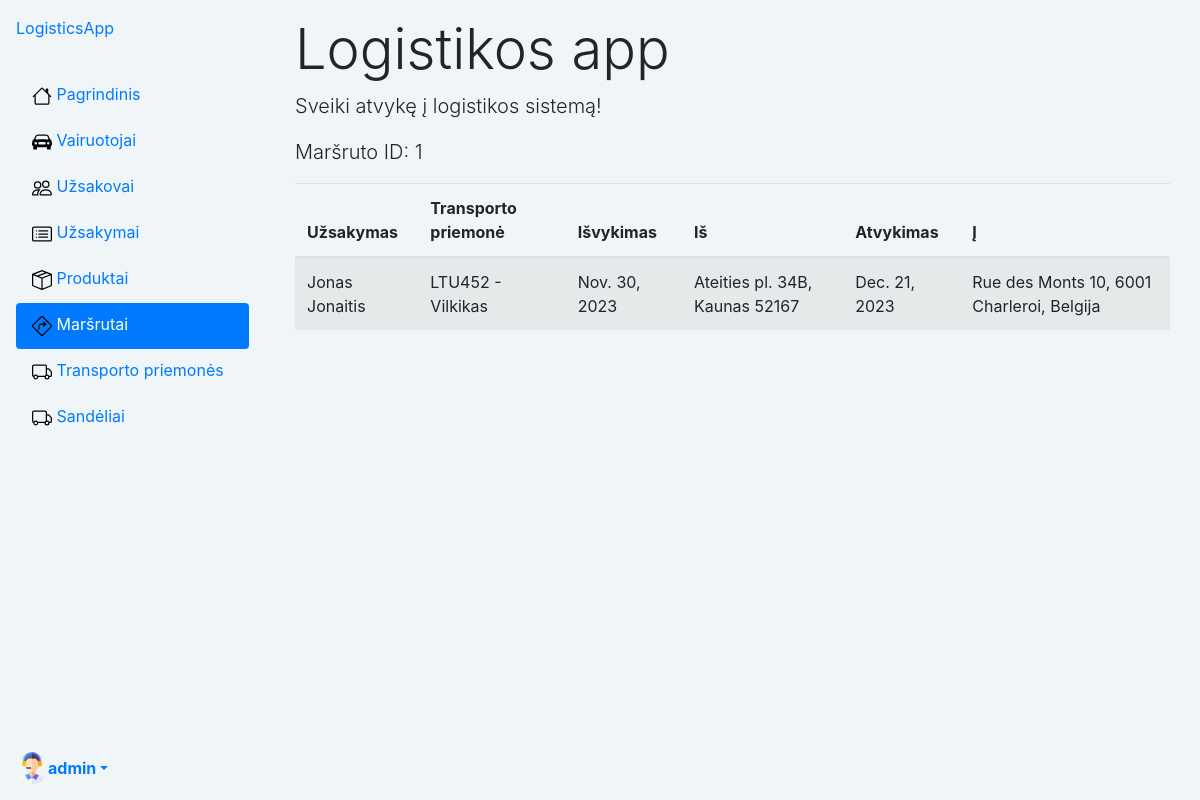
The page /logistics/routes/1/ (signed in) on the database its author committed.
### logistics/models.py (models this page shows, shortened)
class Profile(models.Model):
    user = models.OneToOneField(User, on_delete=models.CASCADE)
    nuotrauka = models.ImageField(default="profile_pics/default.png", upload_to="profile_pics")

class Route(models.Model):
    order = models.ForeignKey('Order', on_delete=models.SET_NULL, null=True)
    vehicle = models.ForeignKey('Vehicle', on_delete=models.SET_NULL, null=True)
    departure = models.DateField(help_text='Įveskite išvykimo datą', null=True, blank=True)
    arrival = models.DateField(help_text='Įveskite atvykimo datą', null=True, blank=True)
    warehouse = models.ForeignKey('Warehouse', on_delete=models.SET_NULL, null=True)

class Order(models.Model):
    customer = models.ForeignKey('Customer', on_delete=models.SET_NULL, null=True)
    order_date = models.DateField('Užsakymo data',  null=True, blank=True)
    order_code = models.CharField(max_length=10, unique=True, editable=False, null=True)
    user = models.ForeignKey(User, on_delete=models.SET_NULL, null=True, blank=True)
    ORDER_STATUS = (
        ('a', 'Administruojama'),
        ('v', 'Vykdomas'),
        ('b', 'Baigtas'),
        ('c', 'Atšauktas'),  # pakeistas 'a' į 'c', kad būtų unikalus
    )
    status = models.CharField(
        max_length=1,
        choices=ORDER_STATUS,
        blank=True,
        default='a',
        help_text='Statusas',
    )
    driver = models.ForeignKey('Driver', on_delete=models.SET_NULL, null=True)
    product = models.ForeignKey('Product', on_delete=models.SET_NULL, null=True)
    quantity = models.IntegerField('Kiekis', help_text='Įveskite produkto kiekį', default=0, null=False)
    warehouse = models.ForeignKey('Warehouse', on_delete=models.SET_NULL, null=True)
    """Gaunama bendra produkto suma"""

class Customer(models.Model):
    name = models.CharField('Vardas Pavarde', max_length=80, help_text='Įveskite užsakovo vardą ir pavardę')
    email = models.CharField('El.Paštas', max_length=100, unique=True, help_text='Įveskite el. paštą')
    location = models.CharField('Adresas', max_length=100, help_text='Įveskite adresą')
    phone_number = models.CharField('Tel.Nr', max_length=25, help_text='Įveskite Tel.Nr.')
    user = models.ForeignKey(User, on_delete=models.SET_NULL, null=True, blank=True)

class Vehicle(models.Model):
    type = models.CharField('Transporto tipas', max_length=80, help_text='Įveskite transporto priemonės tipą')
    make = models.CharField('Gamintojas', max_length=50, help_text='Įveskite transporto priemonės gamintoją', blank=True, null=True)
    model = models.CharField('Modelis', max_length=50, help_text='Įveskite transporto priemonės modelį', blank=True, null=True)
    year = models.PositiveIntegerField('Metai', help_text='Įveskite transporto priemonės gamybos metus', blank=True, null=True)
    plate_number = models.CharField('Valstybinis nr.', max_length=20, help_text='Įveskite valstybinį numerį')
    VEHICLE_STATUS = (
        ('a', 'Administruojama'),
        ('l', 'Laisva'),
        ('u', 'Užimta')
    )
    status = models.CharField(
        max_length=1,
        choices=VEHICLE_STATUS,
        blank=True,
        default='a',
        help_text='Statusas',
    )

class Warehouse(models.Model):
    name = models.CharField('Sandelys', max_length=50, help_text='Įveskite sandėlio pavadinimą')
    location = models.CharField('Lokacija', max_length=100, help_text='Įveskite sandėlio lokaciją')

### logistics/crud_views/routes_view.py (the view)
# urls.py: path('routes/<int:route_id>/', RouteDetailView.as_view(), name='route'),
class RouteDetailView(LoginRequiredMixin, generic.DetailView):
    model = Route
    template_name = 'routes/route.html'
    context_object_name = 'route'
    pk_url_kwarg = 'route_id'  # Set the URL keyword to 'driver_id'

### templates/routes/route.html
{% extends "base.html" %}
{% block content %}
  <div class="container mt-3">
    <h1 class="display-4">Logistikos app</h1>
    <p class="lead">Sveiki atvykę į logistikos sistemą!</p>
    <p class="lead">Maršruto ID: {{route.id}}</p>
    <table class="table table-striped">
  <thead>
    <tr>
      <th scope="col">Užsakymas</th>
      <th scope="col">Transporto priemonė</th>
      <th scope="col">Išvykimas</th>
      <th scope="col">Iš</th>
      <th scope="col">Atvykimas</th>
      <th scope="col">Į</th>
    </tr>
  </thead>
  <tbody>
          <tr>
            <td>{{ route.order.customer.name }}</td>
            <td>{{ route.vehicle.plate_number }} - {{ route.vehicle.type }}</td>
            <td>{{ route.departure }}</td>
            <td>{{ route.warehouse.location }}</td>
            <td>{{ route.arrival }}</td>
            <td>{{ route.order.customer.location }}</td>
          </tr>
      </tbody>
    </table>
  </div>
{% endblock %}

### templates/base.html (shortened to what this page needs)
<!DOCTYPE html>
<html lang="en">
<head>
    {% load static %}
    <link rel="stylesheet" href="https://stackpath.bootstrapcdn.com/bootstrap/4.1.3/css/bootstrap.min.css"
>
    <link rel="stylesheet" href="{% static 'css/styles.css' %}">
    <link href="https://cdn.jsdelivr.net/npm/bootstrap-icons@1.18.0/font/bootstrap-icons.css" rel="stylesheet">
</head>
<body class="d-flex" style="background-color: #F0F5F7;">
<div class="d-flex flex-column flex-shrink-0 p-3 bg-body-tertiary"
     style="width: 265px; height: 100vh; background-color: #F0F5F7;">
    <a href="/" class="d-flex align-items-center mb-3 mb-md-0 me-md-auto link-body-emphasis text-decoration-none">
        <span class="fs-4">LogisticsApp</span>
    </a>
    <ul class="nav nav-pills flex-column mb-auto">
        <li class="nav-item align-items-center">
            <a href="{% url 'index' %}"
               class="nav-link {% if request.resolver_match.url_name == 'index' %}active{% endif %}
 link-body-emphasis">
                <img src="{% static 'images/house.svg' %}" width="20" height="30" alt="Your Logo" class="me-2">
                <span class="d-none d-md-inline">Pagrindinis</span>
            </a>
        </li>
        {% if user.is_authenticated %}
        {% if user.is_superuser %}
        <li class="nav-item align-items-center">
            <a href="{% url 'drivers' %}"
               class="nav-link {% if 'drivers' in request.path %}active{% endif %} link-body-emphasis">
                <img src="{% static 'images/car-front-fill (1).svg' %}" width="20" height="30" alt="Your Logo"
                     class="me-2">
                <span class="d-none d-md-inline">Vairuotojai</span>
            </a>
        </li>
        <li class="nav-item align-items-center">
            <a href="{% url 'customers' %}"
               class="nav-link {% if 'customers' in request.path %}active{% endif %} link-body-emphasis">
                <img src="{% static 'images/people.svg' %}" width="20" height="30" alt="Your Logo" class="me-2">
                <span class="d-none d-md-inline">Užsakovai</span>
            </a>
        </li>
        <li class="nav-item align-items-center">
            <a href="{% url 'orders' %}"
               class="nav-link {% if 'orders' in request.path %}active{% endif %} link-body-emphasis">
                <img src="{% static 'images/card-list.svg' %}" width="20" height="30" alt="Your Logo" class="me-2">
                <span class="d-none d-md-inline">Užsakymai</span>
            </a>
        </li>
        <li class="nav-item align-items-center">
            <a href="{% url 'products' %}" class="nav-link {% if request.resolver_match.url_name == 'products' %}active{% endif %}
 link-body-emphasis">
                <img src="{% static 'images/box-seam.svg' %}" width="20" height="30" alt="Your Logo" class="me-2">
                <span class="d-none d-md-inline">Produktai</span>
            </a>
        </li>
        <li class="nav-item align-items-center">
            <a href="{% url 'routes' %}"
               class="nav-link {% if 'routes' in request.path %}active{% endif %} link-body-emphasis">
                <img src="{% static 'images/sign-turn-right.svg' %}" width="20" height="30" alt="Your Logo"
                     class="me-2">
                <span class="d-none d-md-inline">Maršrutai</span>
            </a>
        </li>
        <li class="nav-item align-items-center">
            <a href="{% url 'vehicles' %}"
               class="nav-link {% if 'vehicles' in request.path %}active{% endif %} link-body-emphasis">
                <img src="{% static 'images/truck.svg' %}" width="20" height="30" alt="Your Logo" class="me-2">
                <span class="d-none d-md-inline">Transporto priemonės</span>
            </a>
        </li>
        <li class="nav-item align-items-center">
            <a href="{% url 'warehouses' %}"
               class="nav-link {% if 'warehouses' in request.path %}active{% endif %} link-body-emphasis">
                <img src="{% static 'images/truck.svg' %}" width="20" height="30" alt="Your Logo" class="me-2">
                <span class="d-none d-md-inline">Sandėliai</span>
            </a>
        </li>
        {% endif %}
    </ul>
    <div class="dropdown">
        <a href="#" class="d-flex align-items-center link-body-emphasis text-decoration-none dropdown-toggle"
           data-toggle="dropdown" aria-expanded="false">
            <img src="{{ user.profile.nuotrauka.url }}" alt="" width="32" height="32" class="rounded-circle me-2">
            <strong>{{ user.get_username}}</strong>
        </a>
            {% endif %}
    </div>
</div>
<div class="container-fluid">
    {% block content %}{% endblock %}
</div>
</body>
</html>

### rows shown on the page
Route: id "1", order.customer.name "Jonas Jonaitis", vehicle.plate_number "LTU452", vehicle.type "Vilkikas", departure "Nov. 30, 2023", warehouse.location "Ateities pl. 34B, Kaunas 52167", arrival "Dec. 21, 2023", order.customer.location "Rue des Monts 10, 6001 Charleroi, Belgija"

### other values the page prints
{{ user.get_username }} "admin"
